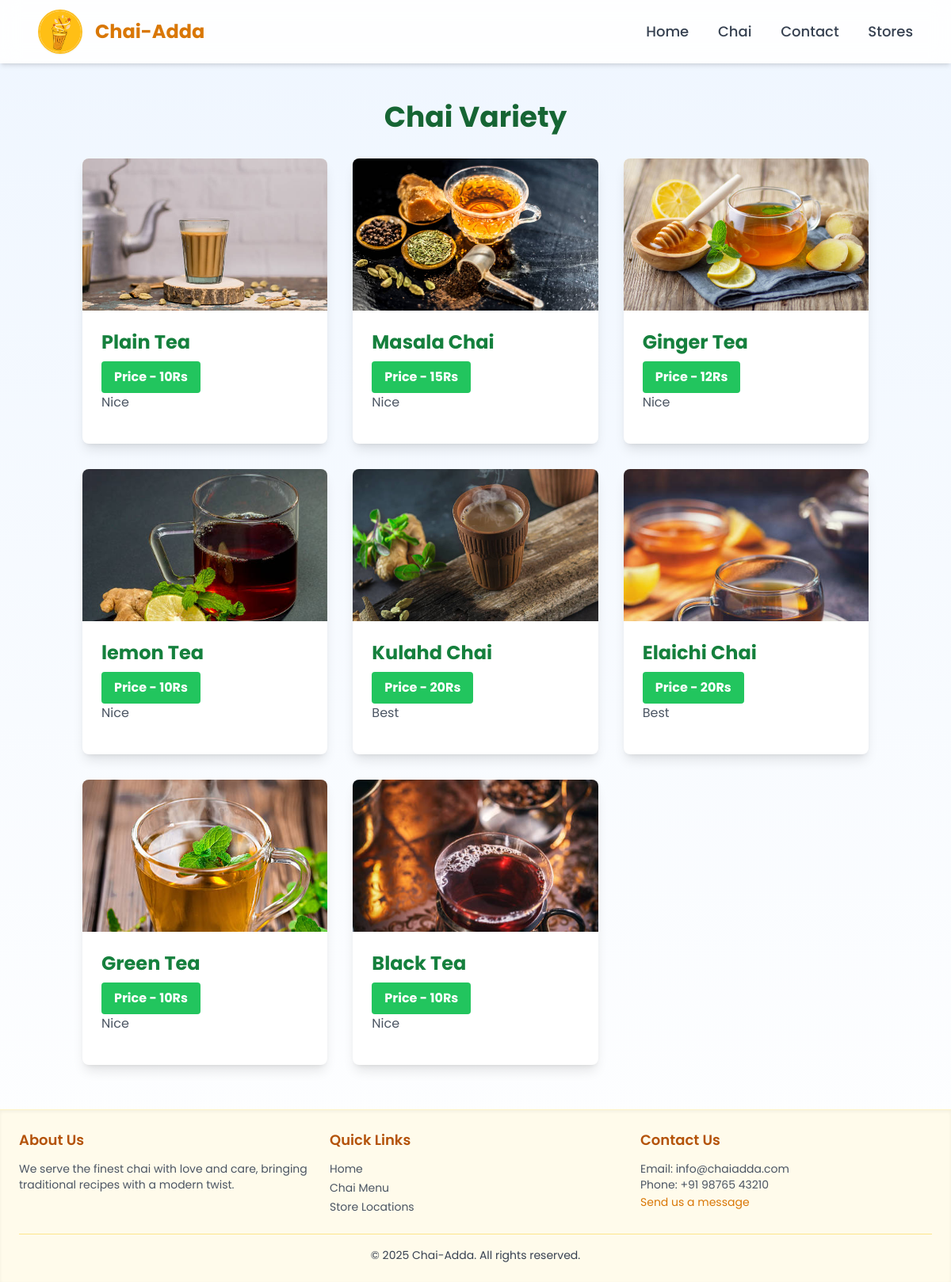
The app's page /chai/ with its own data.
### chai/models.py (models this page shows, shortened)
class ChaiVariety(models.Model):
    CHAI_TYPE_CHOICES = [
        ('PT', 'Plain Tea'),
        ('MC', 'Masala Chai'),
        ('GC', 'Ginger Chai'),
        ('LC', 'Lemon Chai'),
        ('EC', 'Elaichi Chai'),
        ('GT', 'Green Tea'),
        ('BT', 'Black Tea'),
        ('KC', 'Kulhad Chai'),
    ]
    name = models.CharField(max_length=20)
    price = models.IntegerField()
    image = models.ImageField(upload_to='chais/')
    date_time = models.DateTimeField(default=timezone.now)
    chai_type = models.CharField(max_length=2, choices=CHAI_TYPE_CHOICES, default="PT")
    description = models.TextField(default="", blank=True)
    class Meta:
        verbose_name = 'Chai Variety'
        verbose_name_plural = 'Chai Varieties'

### chai/views.py (the view)
# urls.py: path('', views.all_chai, name='all_chai'),
def all_chai(request):
    search_query = request.GET.get('search', '')
    chais = ChaiVariety.objects.all()
    if search_query:
        chais = chais.filter(
            Q(name__icontains=search_query) |
            Q(description__icontains=search_query) |
            Q(chai_type__icontains=search_query)
        )
    return render(request, 'chai/all_chai.html', {
        'chais': chais,
        'search_query': search_query
    })

### chai/templates/chai/all_chai.html (shortened to what this page needs)
{% extends "manish.html" %}
{% block content %}
<div class="container mx-auto px-4 py-8">
    <h1 class="text-4xl font-bold text-center mb-8 text-green-800">Chai Variety</h1>
    <div class="grid grid-cols-1 md:grid-cols-2 lg:grid-cols-3 gap-8">
        {% for chai in chais %}
        <div class="bg-white rounded-lg shadow-lg overflow-hidden transform transition duration-300 hover:scale-105">
            <img class="w-full h-48 object-cover" src="{{ chai.image.url }}" alt="{{ chai.name }}">
            <div class="p-6">
                <h3 class="text-2xl font-bold text-green-700 mb-2">{{chai.name}}</h3>
                <a href="{% url 'chai:chai_detail' chai.id %}" class="inline-block bg-green-500 text-white font-bold py-2 px-4 rounded hover:bg-green-600 transition duration-300">
                    Price - {{chai.price}}Rs
                </a>
                <p class="text-gray-600 mb-4 gap-8">{{ chai.description|truncatewords:20 }}</p>
            </div>
        </div>
        {% endfor %}
    </div>
</div>
{% endblock %}

### static/style.css (style rules this page uses)
:root { --primary: #d97706; --primary-light: #fbbf24; --primary-dark: #b45309; --text-main: #1f2937; --text-light: #4b5563; --bg-light: #f9fafb; --bg-white: #ffffff; --border-light: #e5e7eb; --shadow-sm: 0 1px 2px 0 rgba(0, 0, 0, 0.05); --shadow-md: 0 4px 6px -1px rgba(0, 0, 0, 0.1), 0 2px 4px -1px rgba(0, 0, 0, 0.06); --transition-all: all 0.3s ease; }
body { font-family: 'Poppins', sans-serif; color: var(--text-main); line-height: 1.5; -webkit-font-smoothing: antialiased; -moz-osx-font-smoothing: grayscale; scroll-behavior: smooth; }
h1, h2, h3, h4, h5, h6 { line-height: 1.2; }
a { color: var(--primary); text-decoration: none; transition: var(--transition-all); }
.container { width: 100%; max-width: 1280px; margin-left: auto; margin-right: auto; padding-left: 1rem; padding-right: 1rem; }

### records on screen
ChaiVariety: image (picture), name "Plain Tea", price "10", description "Nice"
ChaiVariety: image (picture), name "Masala Chai", price "15", description "Nice"
ChaiVariety: image (picture), name "Ginger Tea", price "12", description "Nice"
ChaiVariety: image (picture), name "lemon Tea", price "10", description "Nice"
ChaiVariety: image (picture), name "Kulahd Chai", price "20", description "Best"
ChaiVariety: image (picture), name "Elaichi Chai", price "20", description "Best"
ChaiVariety: image (picture), name "Green Tea", price "10", description "Nice"
ChaiVariety: image (picture), name "Black Tea", price "10", description "Nice"
